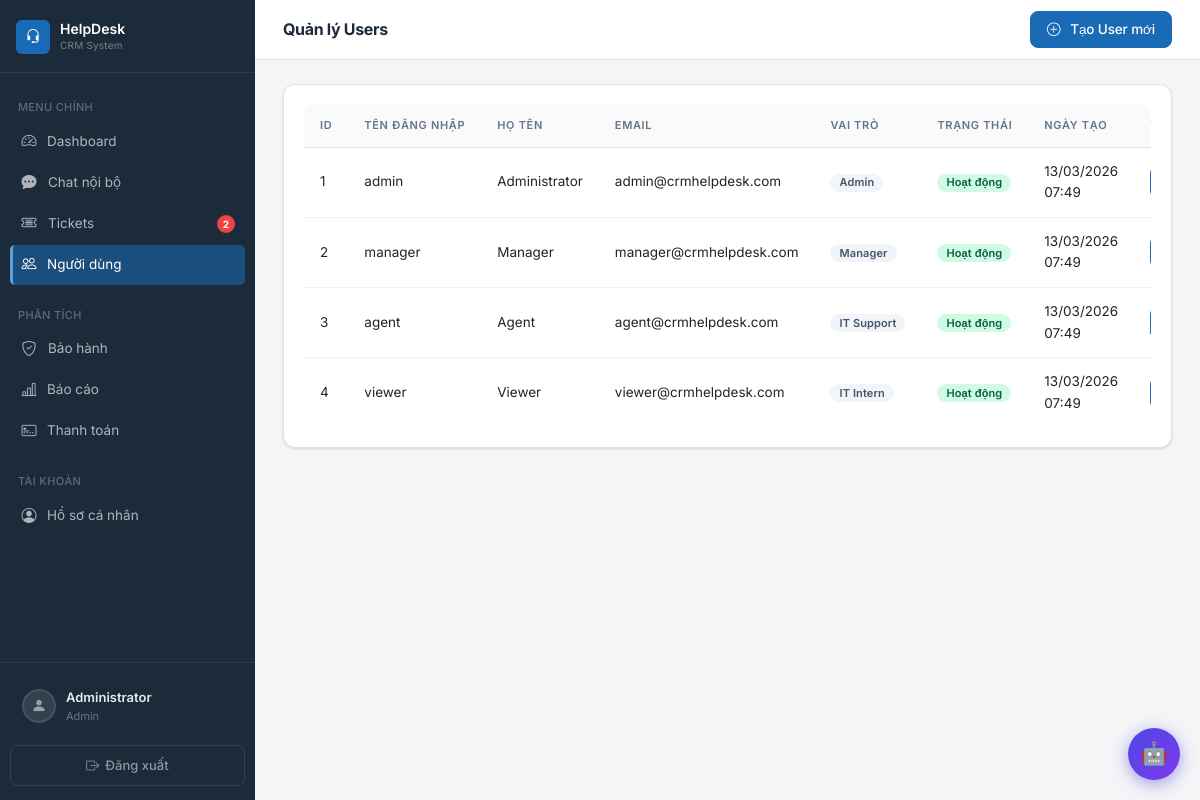
/users.php (signed in), run on the app's committed database.
### tables this page shows
CREATE TABLE IF NOT EXISTS users (
    id INT AUTO_INCREMENT PRIMARY KEY,
    username VARCHAR(50) NOT NULL UNIQUE,
    password VARCHAR(255) NOT NULL,
    fullname VARCHAR(100) NOT NULL,
    email VARCHAR(100) NOT NULL UNIQUE,
    phone VARCHAR(20),
    avatar VARCHAR(255) DEFAULT NULL,
    role_id INT NOT NULL,
    status ENUM('active', 'inactive') DEFAULT 'active',
    created_at TIMESTAMP DEFAULT CURRENT_TIMESTAMP,
    FOREIGN KEY (role_id) REFERENCES roles(id) ON DELETE CASCADE
);

CREATE TABLE IF NOT EXISTS roles (
    id INT AUTO_INCREMENT PRIMARY KEY,
    name VARCHAR(50) NOT NULL UNIQUE,
    hierarchy_level TINYINT UNSIGNED NOT NULL DEFAULT 99
);

### includes/auth.php (called while the page is built, shortened)
<?php
require_once 'controllers/authController.php';
$authController = new AuthController();
function getCurrentUser() {
    global $authController;
    return $authController->getCurrentUser();
}
function hasRole($roleName) {
    global $authController;
    return $authController->hasRole($roleName);
}
function hasAnyRole($roles) {
    global $authController;
    return $authController->hasAnyRole($roles);
}
function requireRole($roleName) {
    global $authController;
    $authController->requireRole($roleName);
}
function getUserDisplayName() {
    $user = getCurrentUser();
    return $user ? $user['fullname'] : 'Guest';
}
function getUserRoleDisplayName() {
    $user = getCurrentUser();
    return $user ? $user['role_name'] : '';
}
?>

### controllers/authController.php (called while the page is built, shortened)
<?php
require_once __DIR__ . '/../models/User.php';
class AuthController {
    private $userModel;
    public function __construct() {
        $this->userModel = new User();
    }
    public function isLoggedIn() {
        return isset($_SESSION['user_id']);
    }
    public function getCurrentUser() {
        return [
            'id' => $_SESSION['user_id'],
            'username' => $_SESSION['username'],
            'fullname' => $_SESSION['fullname'],
            'role_id' => $_SESSION['role_id'],
            'role_name' => $_SESSION['role_name']
        ];
    }
    public function hasRole($roleName) {
        $user = $this->getCurrentUser();
        return $user['role_name'] === $roleName;
    }
    public function hasAnyRole($roles) {
        $user = $this->getCurrentUser();
        return in_array($user['role_name'], $roles);
    }
    public function requireLogin() {
        $user = $this->userModel->findById($_SESSION['user_id']);
    }
    public function requireRole($roleName) {
        $this->requireLogin();
    }
}
?>

### models/User.php (called while the page is built, shortened)
<?php
require_once __DIR__ . '/../config/database.php';
class User {
    private $pdo;
    public function __construct() {
        global $pdo;
        $this->pdo = $pdo;
    }
    public function findById($id) {
        $stmt = $this->pdo->prepare("SELECT u.*, r.name as role_name FROM users u JOIN roles r ON u.role_id = r.id WHERE u.id = ?");
        $stmt->execute([$id]);
        return $stmt->fetch();
    }
    public function getAll() {
        $stmt = $this->pdo->query("SELECT u.*, r.name as role_name FROM users u JOIN roles r ON u.role_id = r.id ORDER BY u.created_at DESC");
        return $stmt->fetchAll();
    }
}
?>

### controllers/userController.php (called while the page is built, shortened)
<?php
require_once __DIR__ . '/../models/User.php';
require_once __DIR__ . '/authController.php';
class UserController {
    private $userModel;
    private $authController;
    public function __construct() {
        $this->userModel = new User();
        $this->authController = new AuthController();
    }
    public function getUsers() {
        $this->authController->requireRole('Admin');
        return $this->userModel->getAll();
    }
}
?>

### includes/functions.php (called while the page is built, shortened)
<?php
function formatDate($date, $format = 'd/m/Y H:i') {
    return date($format, strtotime($date));
}
?>

### users.php (the view, shortened to what this page needs)
<?php
require_once 'includes/auth.php';
require_once 'includes/functions.php';
require_once 'controllers/userController.php';
requireRole('Admin');
$userController = new UserController();
$action = $_GET['action'] ?? 'list';
switch ($action) {
    default:
        $pageTitle = 'Quản lý Users';
        $pageActions = '<a href="users.php?action=create" class="btn btn-primary">
            <i class="bi bi-plus-circle me-1"></i>Tạo User mới
        </a>';
        $users = $userController->getUsers();
        break;
}
include 'includes/header.php';
?>
<?php if ($action === 'list'): ?>
    <div class="card">
        <div class="card-body">
            <?php if (empty($users)): ?>
                <p class="text-muted text-center py-4">Chưa có user nào.</p>
            <?php else: ?>
                <div class="table-responsive">
                    <table class="table table-hover">
                        <thead>
                            <tr>
                                <th>ID</th>
                                <th>Tên đăng nhập</th>
                                <th>Họ tên</th>
                                <th>Email</th>
                                <th>Vai trò</th>
                                <th>Trạng thái</th>
                                <th>Ngày tạo</th>
                                <th>Thao tác</th>
                            </tr>
                        </thead>
                        <tbody>
                            <?php foreach ($users as $user): ?>
                                <tr>
                                    <td><?php echo $user['id']; ?></td>
                                    <td><?php echo htmlspecialchars($user['username']); ?></td>
                                    <td><?php echo htmlspecialchars($user['fullname']); ?></td>
                                    <td><?php echo htmlspecialchars($user['email']); ?></td>
                                    <td>
                                        <span class="badge bg-secondary"><?php echo $user['role_name']; ?></span>
                                    </td>
                                    <td>
                                        <span class="badge bg-<?php echo ($user['status'] === 'active') ? 'success' : 'danger'; ?>">
                                            <?php echo ($user['status'] === 'active') ? 'Hoạt động' : 'Khóa'; ?>
                                        </span>
                                    </td>
                                    <td><?php echo formatDate($user['created_at']); ?></td>
                                    <td>
                                    </td>
                                </tr>
                            <?php endforeach; ?>
                        </tbody>
                    </table>
                </div>
            <?php endif; ?>
        </div>
    </div>
<?php endif; ?>
<?php include 'includes/footer.php'; ?>

### includes/header.php (shortened to what this page needs)
<!DOCTYPE html>
<html lang="vi">
<head>
    <link href="assets/css/bootstrap.min.css" rel="stylesheet">
    <link href="assets/icons/bootstrap-icons.css" rel="stylesheet">
</head>
<body>
<?php
$sidebarUser = null;
if (isset($userFull)) {
    $sidebarUser = $userFull;
} else {
    global $pdo;
    $cu = getCurrentUser();
    if ($cu && $pdo) {
        $stmt = $pdo->prepare("SELECT avatar FROM users WHERE id = ?");
        $stmt->execute([$cu['id']]);
        $sidebarUser = $stmt->fetch();
    }
}
$currentPage = basename($_SERVER['PHP_SELF']);
$_sidebarBadge = 0;
if (hasAnyRole(['Admin', 'Manager', 'IT Helpdesk']) && isset($pdo)) {
    try {
        $stmt = $pdo->query("
            SELECT COUNT(*) FROM tickets t
            JOIN statuses s ON t.status_id = s.id
            WHERE t.assigned_to IS NULL AND s.name != 'Đã đóng'
        ");
        $_sidebarBadge = (int)$stmt->fetchColumn();
    } catch (\PDOException $e) {
        $_sidebarBadge = 0;
    }
}
?>
<nav class="sidebar" id="sidebar">
    <div class="sidebar-brand">
        <div class="sidebar-brand-icon">
            <i class="bi bi-headset"></i>
        </div>
        <div>
            <div class="sidebar-brand-text">HelpDesk</div>
            <div class="sidebar-brand-sub">CRM System</div>
        </div>
    </div>
    <div class="sidebar-nav">
        <div class="sidebar-label">Menu chính</div>
        <a href="dashboard.php" class="sidebar-link <?php echo $currentPage === 'dashboard.php' ? 'active' : ''; ?>">
            <i class="bi bi-speedometer2"></i>
            Dashboard
        </a>
        <a href="chat.php" class="sidebar-link <?php echo $currentPage === 'chat.php' ? 'active' : ''; ?>" style="justify-content:space-between;">
            <span style="display:flex;align-items:center;gap:10px;">
                <i class="bi bi-chat-dots-fill"></i>
                Chat nội bộ
            </span>
        </a>
        <a href="tickets.php" class="sidebar-link <?php echo $currentPage === 'tickets.php' ? 'active' : ''; ?>" style="justify-content:space-between;">
            <span style="display:flex;align-items:center;gap:10px;">
                <i class="bi bi-ticket-detailed"></i>
                Tickets
            </span>
            <?php if ($_sidebarBadge > 0): ?>
                <span style="background:#ef4444;color:#fff;font-size:10px;font-weight:700;padding:2px 6px;border-radius:100px;line-height:1.4;flex-shrink:0;"><?php echo $_sidebarBadge; ?></span>
            <?php endif; ?>
        </a>
        <?php if (hasRole('Admin')): ?>
        <a href="users.php" class="sidebar-link <?php echo $currentPage === 'users.php' ? 'active' : ''; ?>">
            <i class="bi bi-people"></i>
            Người dùng
        </a>
        <?php endif; ?>
        <div class="sidebar-label" style="margin-top:8px;">Phân tích</div>
        <a href="warranty.php" class="sidebar-link <?php echo $currentPage === 'warranty.php' ? 'active' : ''; ?>" style="justify-content:space-between;">
            <span style="display:flex;align-items:center;gap:10px;">
                <i class="bi bi-shield-check"></i>
                Bảo hành
            </span>
        </a>
        <a href="reports.php" class="sidebar-link <?php echo $currentPage === 'reports.php' ? 'active' : ''; ?>">
            <i class="bi bi-bar-chart-line"></i>
            Báo cáo
        </a>
        <?php if (hasAnyRole(['Admin', 'Manager'])): ?>
        <a href="billing.php" class="sidebar-link <?php echo $currentPage === 'billing.php' ? 'active' : ''; ?>" style="justify-content:space-between;">
            <span style="display:flex;align-items:center;gap:9px;">
                <i class="bi bi-credit-card-2-front"></i>
                Thanh toán
            </span>
        </a>
        <?php endif; ?>
        <div class="sidebar-label" style="margin-top:8px;">Tài khoản</div>
        <a href="profile.php" class="sidebar-link <?php echo $currentPage === 'profile.php' ? 'active' : ''; ?>">
            <i class="bi bi-person-circle"></i>
            Hồ sơ cá nhân
        </a>
    </div>
    <div class="sidebar-footer">
        <a href="profile.php" class="sidebar-user">
            <?php if (!empty($sidebarUser['avatar'])): ?>
                <img src="assets/avatars/<?php echo htmlspecialchars($sidebarUser['avatar']); ?>"
                     class="sidebar-user-avatar" alt="Avatar">
            <?php else: ?>
                <div class="sidebar-user-placeholder">
                    <i class="bi bi-person-fill"></i>
                </div>
            <?php endif; ?>
            <div class="sidebar-user-info">
                <div class="sidebar-user-name"><?php echo htmlspecialchars(getUserDisplayName()); ?></div>
                <div class="sidebar-user-role"><?php echo htmlspecialchars(getUserRoleDisplayName()); ?></div>
            </div>
        </a>
        <a href="logout.php" class="sidebar-logout">
            <i class="bi bi-box-arrow-right"></i>
            Đăng xuất
        </a>
    </div>
</nav>
<div class="main-content">
    <div class="topbar">
        <div class="topbar-title"><?php echo isset($pageTitle) ? htmlspecialchars($pageTitle) : 'Dashboard'; ?></div>
        <div class="topbar-actions">
            <?php if (isset($pageActions)) echo $pageActions; ?>
        </div>
    </div>
    <div class="page-content">

### includes/footer.php (shortened to what this page needs)
    </div>
</div>
</body>
</html>

### data on the page
users: fullname "Administrator", role.name "Admin", id "1", username "admin", email "admin@crmhelpdesk.com", status "Hoạt động", created_at "13/03/2026 07:49"
users: id "2", username "manager", fullname "Manager", email "manager@crmhelpdesk.com", role.name "Manager", status "Hoạt động", created_at "13/03/2026 07:49"
users: id "3", username "agent", fullname "Agent", email "agent@crmhelpdesk.com", role.name "IT Support", status "Hoạt động", created_at "13/03/2026 07:49"
users: id "4", username "viewer", fullname "Viewer", email "viewer@crmhelpdesk.com", role.name "IT Intern", status "Hoạt động", created_at "13/03/2026 07:49"

### other printed values
$_sidebarBadge "2"
$pageTitle "Quản lý Users"
